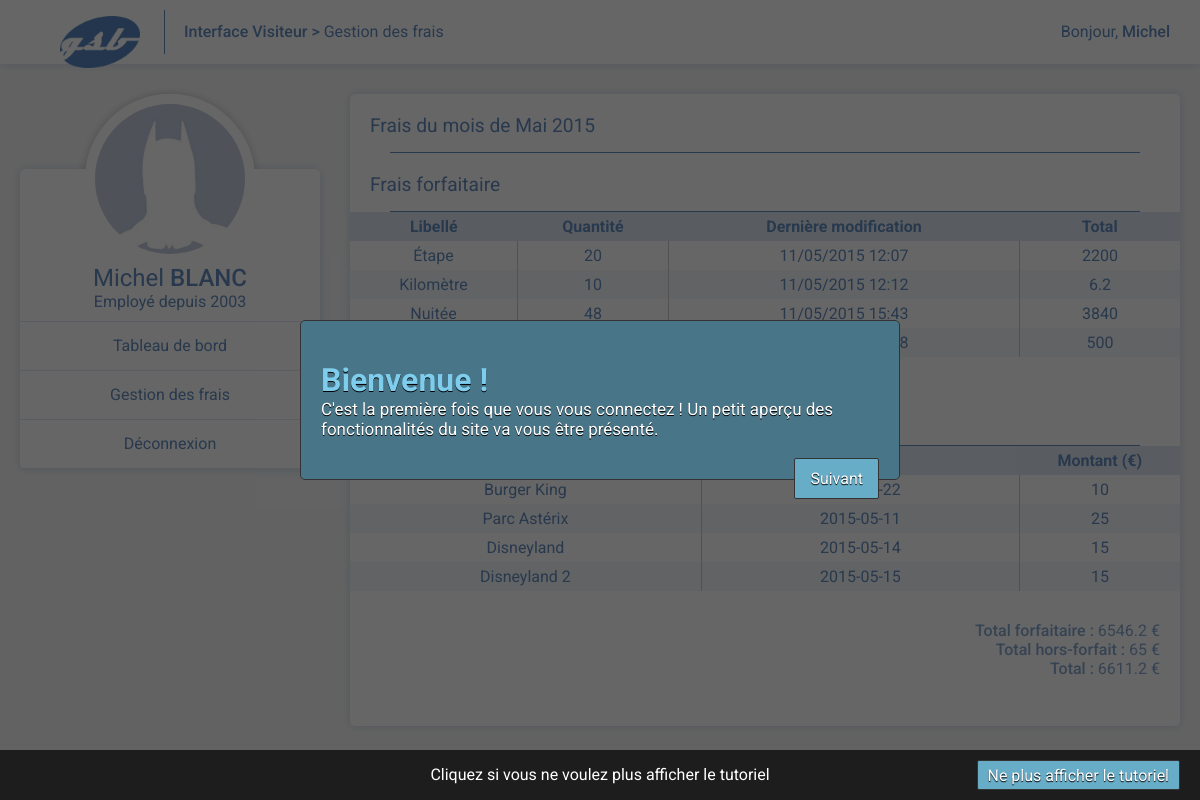
Page /details.php?fiche=20 (signed in) on the committed database.
### tables this page shows
CREATE TABLE IF NOT EXISTS `fiche` (
`id` int(11) NOT NULL,
  `id_utilisateur` int(11) NOT NULL,
  `id_etat` varchar(3) NOT NULL,
  `nb_justificatifs` int(11) NOT NULL,
  `date` datetime NOT NULL DEFAULT CURRENT_TIMESTAMP,
  `total_forfait` float NOT NULL,
  `total_hforfait` float NOT NULL
);

CREATE TABLE IF NOT EXISTS `ligne_frais_forfait` (
`id` int(11) NOT NULL,
  `id_fiche` int(11) NOT NULL,
  `id_typefrais` enum('ETP','KM','NUI','REP') NOT NULL,
  `quantite` int(11) NOT NULL,
  `derniere_modif` datetime NOT NULL DEFAULT CURRENT_TIMESTAMP
);

CREATE TABLE IF NOT EXISTS `ligne_frais_horsforfait` (
`id` int(11) NOT NULL,
  `id_fiche` int(11) NOT NULL,
  `montant` float NOT NULL,
  `libelle` varchar(140) NOT NULL,
  `date` date NOT NULL DEFAULT '0000-00-00'
);

### details.php (the view, shortened to what this page needs)
<?php
include($_SERVER['DOCUMENT_ROOT'] ."/class/gsb.php");
$gsb->setTitle("Détail de la fiche " . $_GET['fiche'], true);
include("header.php");
$fiche = $gsb->getSheetById($_GET['fiche']);
$detailsFiche = $gsb->getSheetDetails($_GET['fiche']);
if($_SESSION['user']['type'] == 'vis') {
	include("gsb_visitor/navigation.php");
} else {
	include("gsb_accountant/navigation.php");
}
$montantsType = $gsb->getFeeAmounts();
$total_forfait = 0;
$total_hors_forfait = 0;
?>
<div id="entry-content">
	<div class="summary">
		<div class="entry-header">
			<span>Frais du mois de <?= $gsb->getMonth($fiche['date'])." ".$gsb->getYear($fiche['date']); ?></span>
		</div>
		<div class="entry-header">
			<span>Frais forfaitaire</span>
		</div>
		<?php if(sizeof($detailsFiche['forfait'])) { ?>
		<table class="forf">
			<tr>
				<th>Libellé</th>
				<th>Quantité</th>
				<th>Dernière modification</th>
				<th>Total</th>
			</tr>
			<?php foreach ($detailsFiche['forfait'] as $key => $frais):	?>
			<tr>
				<td>
					<?php
					if($frais['id_typefrais'] == "ETP") echo "Étape";
					if($frais['id_typefrais'] == "KM")  echo "Kilomètre";
					if($frais['id_typefrais'] == "NUI") echo "Nuitée";
					?>
				</td>
				<td><?= $frais['quantite']; ?></td>
				<td><?= date("d/m/Y H:i", strtotime($frais['derniere_modif'])); ?></td>
				<td><?= $frais['quantite'] * $montantsType[$frais['id_typefrais']]; ?></td>
			</tr>
			<?php $total_forfait += $frais['quantite'] * $montantsType[$frais['id_typefrais']]; ?>
			<?php endforeach; ?>
		</table>
		<?php
		}
		else { echo "<p class=\"no-frais\">Aucun frais n'a été rentré</p>"; }
		?>
	</div>
	<div class="summary">
		<div class="entry-header">
			<span>Frais hors forfait</span>
		</div>
		<?php if(sizeof($detailsFiche['hors_forfait'])) { ?>
		<table class="forf">
			<tr>
				<th>Libellé</th>
				<th>Date</th>
				<th>Montant (€)</th>
			</tr>
			<?php foreach ($detailsFiche['hors_forfait'] as $key => $frais): ?>
			<tr>
				<td><?= $frais['libelle']; ?></td>
				<td><?= $frais['date']; ?></td>
				<td><?= $frais['montant']; ?></td>
			</tr>
			<?php $total_hors_forfait += $frais['montant']; ?>
			<?php endforeach; ?>
		</table>
		<?php
		}
		else { echo "<p class=\"no-frais\">Aucun frais n'a été rentré</p>"; }
		?>
	</div>
	<div class="amount-details">
		<div><strong>Total forfaitaire : </strong><?= $total_forfait; ?> €</div>
		<div><strong>Total hors-forfait : </strong><?= $total_hors_forfait; ?> €</div>
		<div><strong>Total : </strong><?= $total_forfait + $total_hors_forfait; ?> €</div>
	</div>
</div>
<?php
include("footer.php");
?>

### css/style.css (style rules this page uses)
* { margin: 0; padding: 0; }
html, body { height: 100%; }
body { background: rgb(247, 247, 247); font-family: Roboto; position: relative; }
strong { font-weight: 500; font-family: Roboto; }
#entry-content { color: #648dc1; }
nav, #entry-content { display: inline-block; vertical-align: top; box-shadow: 0 0 10px rgba(100, 141, 193, 0.3); background: white; border-radius: 5px; }
div#entry-content { min-width: 450px; width: auto; position: relative; margin-right: 20px; padding-bottom: 3em; overflow: hidden; display: block; }
.entry-header { padding: 20px 20px 0 20px; font-size: 1.2em; }
.entry-header:after { content: ""; display: block; width: 95%; margin: auto; height: 1px; margin-top: 15px; background: #648dc1; }
table.forf { width: 100%; border-collapse: collapse; margin-bottom: 30px; }
table.forf th { background: #e0e9f4; font-size: 1em; padding: 5px; }
table.forf td { padding: 5px; text-align: center; border-right: 1px solid #ccc; }
table.forf td:last-child { border-right: none; }
table.forf tr td:last-child, table.forf tr th:last-child { width: 150px; }
table.forf tr:nth-child(odd) { background: rgb(245, 248, 251); }
.amount-details { text-align: right; font-size: 1em; padding: 0 20px; color: #87a8d1; }

### rows in the picture
fiche: date "Mai", date "2015"
ligne_frais_forfait: shows "Étape", quantite "20", derniere_modif "11/05/2015 12:07", $frais['quantite'] * $montantsType[$frais['id_typefrais']] "2200"
ligne_frais_forfait: shows "Kilomètre", quantite "10", derniere_modif "11/05/2015 12:12", $frais['quantite'] * $montantsType[$frais['id_typefrais']] "6.2"
ligne_frais_forfait: shows "Nuitée", quantite "48", derniere_modif "11/05/2015 15:43", $frais['quantite'] * $montantsType[$frais['id_typefrais']] "3840"
ligne_frais_forfait: $frais['quantite'] * $montantsType[$frais['id_typefrais']] "500"
ligne_frais_horsforfait: libelle "Burger King", montant "10"
ligne_frais_horsforfait: libelle "Parc Astérix", date "2015-05-11", montant "25"
ligne_frais_horsforfait: libelle "Disneyland", date "2015-05-14", montant "15"
ligne_frais_horsforfait: libelle "Disneyland 2", date "2015-05-15", montant "15"

### other values in the picture
$name "Gestion des frais"
$_SESSION['user']['prenom'] "Michel"
$_SESSION['user']['nom'] "BLANC"
$total_forfait "6546.2"
$total_hors_forfait "65"
$total_forfait + $total_hors_forfait "6611.2"
